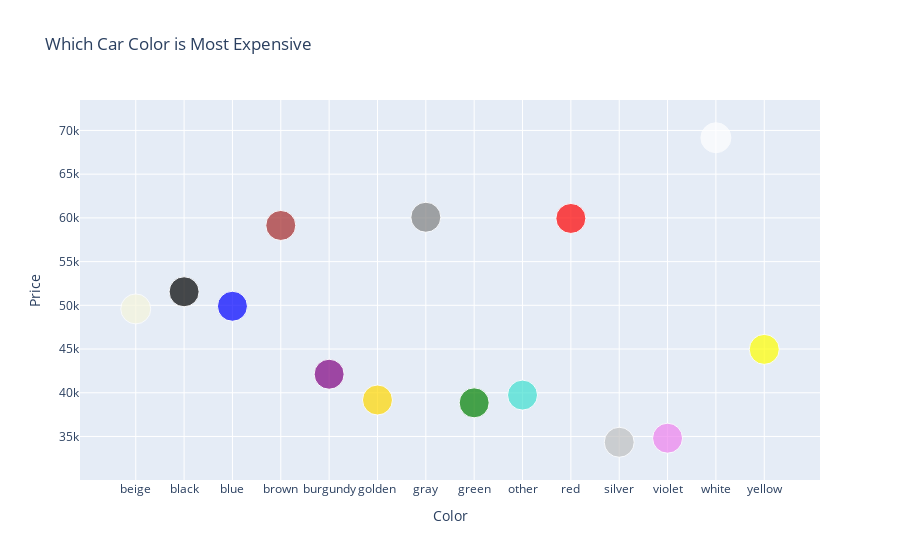

Notebook source saved alongside this figure:
### Code cell
# Detecting if a color can cause an impact on the price of a car

fig = go.Figure(data=[go.Scatter(
    x=df3['Colour'], y=df3['Price'],
    mode='markers',
    marker=dict(
        color=['beige', 'black',
               'blue', 'brown', 'purple', 'gold', 
               'grey', 'green', 'turquoise', 'red', 'silver',
               'violet', 'white', 'yellow'],
        size=[30, 30, 30, 30, 30, 30, 30, 30,
        30, 30, 30, 30, 30, 30]
    ),
)])
fig.update_yaxes(title_text = "Price")
fig.update_xaxes(title_text = "Color")

fig.update_layout(
    title="Which Car Color is Most Expensive", 
)
fig.show()

### Figure 1 — Plotly figure (JSON) as saved in the notebook; plotly's stock layout.template omitted (floating-point values rounded to 4 significant figures)
{"data": [{"marker": {"color": ["beige", "black", "blue", "brown", "purple", "gold", "grey", "green", "turquoise", "red", "silver", "violet", "white", "yellow"], "size": [30, 30, 30, 30, 30, 30, 30, 30, 30, 30, 30, 30, 30, 30]}, "mode": "markers", "type": "scatter", "x": ["beige", "black", "blue", "brown", "burgundy", "golden", "gray", "green", "other", "red", "silver", "violet", "white", "yellow"], "y": [49587, 51551, 49893, 59134, 42118, 39171, 60072, 38849, 39733, 59934, 34339, 34802, 69165, 44960]}], "layout": {"title": {"text": "Which Car Color is Most Expensive"}, "xaxis": {"title": {"text": "Color"}}, "yaxis": {"title": {"text": "Price"}}}}
